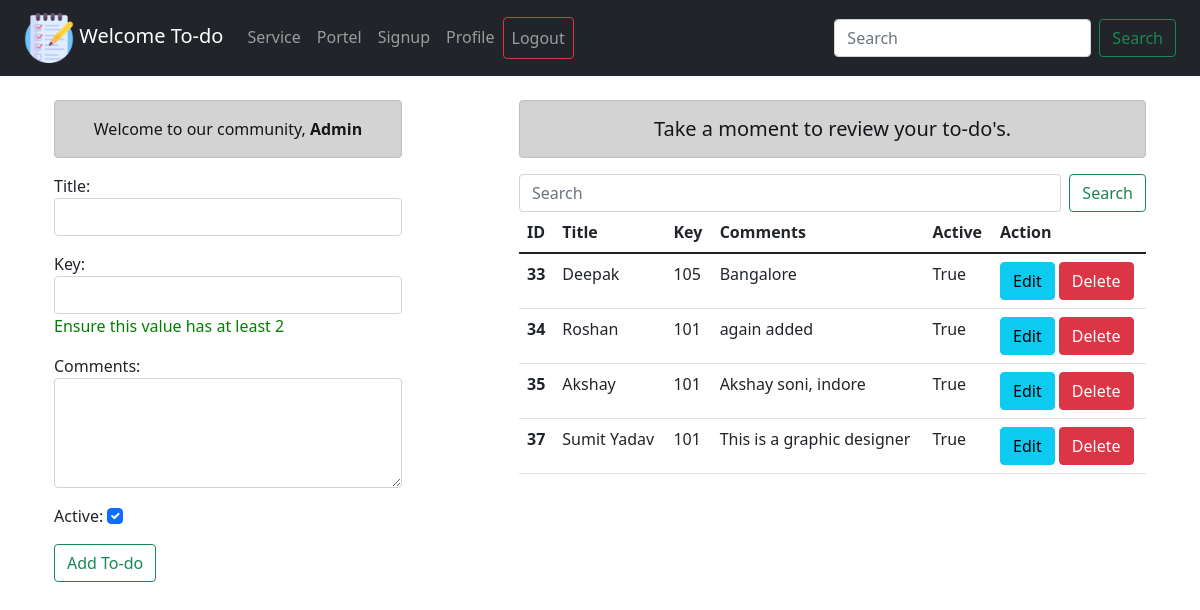
The app's page / (signed in) with its own data.
### course/models.py (models this page shows)
class UserTask(models.Model):
    title = models.CharField(("Title"), max_length=50)
    key = models.IntegerField(("Key"))
    details = models.CharField(("Comments"), max_length=150)
    active = models.BooleanField(("Active"), default=True)

### course/views.py (the view)
# urls.py: 2. Add a URL to urlpatterns:  path('', Home.as_view(), name='home')
def Home(request):
    stud = UserTask.objects.all()
    if request.user.is_authenticated:
        data = request.GET.get("search")
        stud = UserTask.objects.all()
        if data:
            stud = stud.filter(
                Q(title__icontains=data) | Q(key__icontains=data) | Q(details__icontains=data)
            )
        if request.method == "POST":
            fm = Form(request.POST)
            if fm.is_valid():
                ti = fm.cleaned_data["title"]
                ke = fm.cleaned_data["key"]
                de = fm.cleaned_data["details"]
                ac = fm.cleaned_data["active"]
                sv = UserTask(title=ti, key=ke, details=de, active=ac)
                sv.save()
                fm = Form()
                messages.success(request, f"Congrats!! Your todo '{ti}' added..🙋🏻")
                return redirect("home")  # Assuming you have a URL pattern named 'home'
        else:
            fm = Form()
        return render(
            request,
            "course/addshow.html",
            {"form": fm, "st": stud, "name": request.user},
        )
    else:
        return redirect("login")

### course/forms.py
class Form(forms.ModelForm):
    key = forms.CharField(widget=forms.NumberInput(attrs={'class':'form-control'}), min_length=2, max_length=10, help_text="Ensure this value has at least 2")
    class Meta:
        model = UserTask
        fields = ("title", "key", "details", "active")
        widgets = {
            "title": forms.TextInput(attrs={"class": "form-control"}),
            "key": forms.NumberInput(attrs={"class": "form-control"}),
            "details": forms.Textarea(attrs={"class": "form-control", "rows": 4}),
            "active": forms.CheckboxInput(attrs={"class": "form-check-input"}),
        }

### course/templates/course/addshow.html (shortened to what this page needs)
{% extends 'course/base.html' %} {% load static %}
{% block content %}
<div class="container">
  <div class="row">
    <div class="col-sm-4">
      <p class="alert alert-dark text-center">Welcome to our community, <strong>{{name | capfirst}}</strong> </p>
      <form action="" method="post" novalidate>
        {% csrf_token %} {{form.as_p}}
        <input type="submit" value="Add To-do" class="btn btn-outline-success" />
      </form>
    </div>
    <div class="col-sm-7 offset-1">
      <h5 class="alert alert-dark text-center">Take a moment to review your to-do's.</h5>
      <form class="d-flex form-inline" method="get">
        <input
          class="form-control me-2"
          type="search"
          placeholder="Search"
          aria-label="Search"
          name="search"/>
        <button class="btn btn-outline-success" type="submit">Search</button>
      </form>
      {% if st %}
      <table class="table table-hover">
        <thead>
          <tr>
            <th scope="col">ID</th>
            <th scope="col">Title</th>
            <th scope="col">Key</th>
            <th scope="col">Comments</th>
            <th scope="col">Active</th>
            <th scope="col">Action</th>
          </tr>
        </thead>
        <tbody>
          {% for data in st %}
          <tr>
            <th scope="row">{{data.id}}</th>
            <td>{{data.title}}</td>
            <td>{{data.key}}</td>
            <td>{{data.details}}</td>
            <td>{{data.active}}</td>
            <td>
              <a href="{% url 'update' data.id %}" class="btn btn-info">Edit</a>
              <form action="{% url 'delete' data.id %}" method="post" class="d-inline">
                 <input type="Submit" value="Delete" class="btn btn-danger d-inline " id="delete"/>
              </form>
            </td>
          </tr>
          {% endfor %}
        </tbody>
      </table>
      {% else %}
      <br>
      <p role="alert" class=" alert alert-warning text-center">We couldn't find any data matching your search.</p>
      {% endif %}
    </div>
  </div>
</div>
{% endblock content %}

### course/templates/course/base.html (shortened to what this page needs)
<!DOCTYPE html>
<html lang="en">
  <head>
    <link
      href="https://cdn.jsdelivr.net/npm/bootstrap@5.1.3/dist/css/bootstrap.min.css"
      rel="stylesheet"
    />
  </head>
  <body>
    <div class="container-fluid bg-dark">
      {% include 'course/navbar.html' %}
    </div>
    <div class="container mt-4">{% block content %}
    {% endblock content %}</div>
  </body>
</html>

### course/templates/course/navbar.html (shortened to what this page needs)
{% load static %}
<nav class="navbar navbar-expand-lg navbar-dark bg-dark">
  <div class="container-fluid">
    <a class="navbar-brand" href="{% url 'home' %}"
      ><img src="{% static 'course/list.png' %}" width="50px" height="auto" />
      Welcome To-do</a
    >
    <div class="collapse navbar-collapse" id="navbarSupportedContent">
      <ul class="navbar-nav me-auto mb-2 mb-lg-0">
        <li class="nav-item">
          <a class="nav-link" href="#">Service</a>
        </li>
        <li class="nav-item">
          <a class="nav-link" href="#">Portel</a>
        </li>
        <li class="nav-item">
          <a class="nav-link" href="{% url 'signup' %}">Signup</a>
        </li>
        {% if request.user.is_authenticated %}
        <li class="nav-item">
          <a class="nav-link" href="{% url 'profile' %}">Profile</a>
        </li>
        <li class="nav-item">
          <a class="nav-link btn btn-outline-danger" href="{% url 'logout' %}"
            >Logout</a
          >
        </li>
        {% else %}
        <li class="nav-item">
          <a class="nav-link btn btn-outline-info" href="{% url 'login' %}"
            >Login</a
          >
        </li>
        {% endif %}
      </ul>
      <form class="d-flex" role="search" method="GET">
        <input
          class="form-control me-2"
          type="search"
          placeholder="Search"
          aria-label="Search"
          name='search'
        />
        <button class="btn btn-outline-success" type="submit">Search</button>
      </form>
    </div>
  </div>
</nav>

### course/templates/course/base.html (style rules this page uses)
.helptext { color: green; }

### records on screen
UserTask: id "33", title "Deepak", key "105", details "Bangalore", active "True"
UserTask: id "34", title "Roshan", key "101", details "again added", active "True"
UserTask: id "35", title "Akshay", key "101", details "Akshay soni, indore", active "True"
UserTask: id "37", title "Sumit Yadav", key "101", details "This is a graphic designer", active "True"

### other values on screen
{{ name | capfirst }} "Admin"
